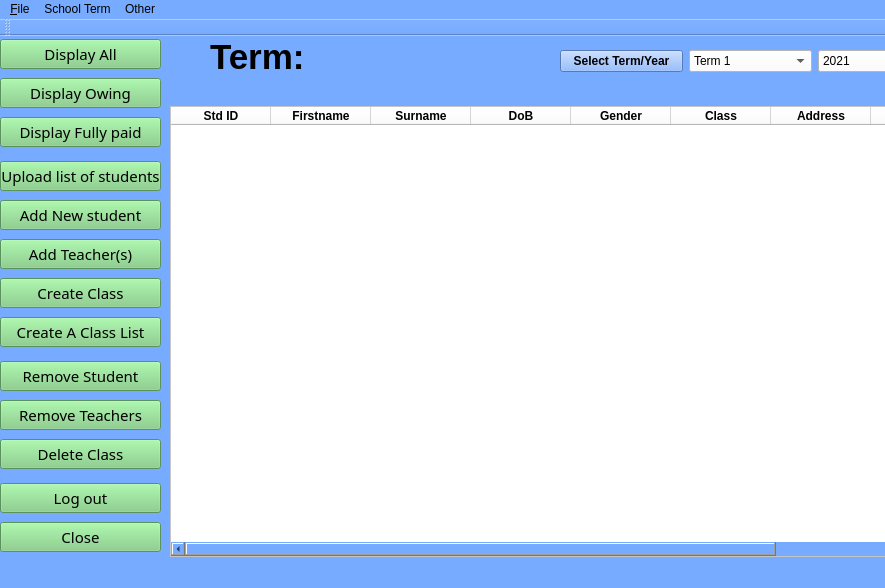
<?xml version="1.0" encoding="UTF-8"?>
<ui version="4.0">
 <class>MainWindow</class>
 <widget class="QMainWindow" name="MainWindow">
  <property name="geometry">
   <rect>
    <x>0</x>
    <y>0</y>
    <width>885</width>
    <height>588</height>
   </rect>
  </property>
  <property name="windowTitle">
   <string>Student Management System</string>
  </property>
  <property name="styleSheet">
   <string notr="true">background-color: rgb(119, 171, 255);</string>
  </property>
  <widget class="QWidget" name="centralwidget">
   <widget class="QLabel" name="label_Term">
    <property name="geometry">
     <rect>
      <x>210</x>
      <y>0</y>
      <width>241</width>
      <height>41</height>
     </rect>
    </property>
    <property name="font">
     <font>
      <pointsize>26</pointsize>
      <weight>75</weight>
      <bold>true</bold>
     </font>
    </property>
    <property name="styleSheet">
     <string notr="true">background-color: rgb(119, 171, 255);</string>
    </property>
    <property name="text">
     <string>Term: </string>
    </property>
   </widget>
   <widget class="QFrame" name="frame">
    <property name="geometry">
     <rect>
      <x>0</x>
      <y>0</y>
      <width>161</width>
      <height>541</height>
     </rect>
    </property>
    <property name="font">
     <font>
      <family>MS PGothic</family>
      <pointsize>11</pointsize>
      <weight>50</weight>
      <bold>false</bold>
     </font>
    </property>
    <property name="styleSheet">
     <string notr="true">background-color: rgb(119, 171, 255);</string>
    </property>
    <property name="frameShape">
     <enum>QFrame::HLine</enum>
    </property>
    <property name="frameShadow">
     <enum>QFrame::Raised</enum>
    </property>
    <widget class="QWidget" name="verticalLayoutWidget">
     <property name="geometry">
      <rect>
       <x>0</x>
       <y>0</y>
       <width>161</width>
       <height>521</height>
      </rect>
     </property>
     <layout class="QVBoxLayout" name="verticalLayout">
      <item>
       <widget class="QPushButton" name="dsp_All_Butoon">
        <property name="font">
         <font>
          <family>MS PGothic</family>
          <pointsize>11</pointsize>
          <weight>50</weight>
          <bold>false</bold>
         </font>
        </property>
        <property name="styleSheet">
         <string notr="true">background-color: rgb(125, 205, 127);
</string>
        </property>
        <property name="text">
         <string>Display All</string>
        </property>
       </widget>
      </item>
      <item>
       <widget class="QPushButton" name="dsp_owe_Button">
        <property name="font">
         <font>
          <family>MS PGothic</family>
          <pointsize>11</pointsize>
          <weight>50</weight>
          <bold>false</bold>
         </font>
        </property>
        <property name="styleSheet">
         <string>background-color: rgb(125, 205, 127);
selection-background-color: rgb(255, 255, 255);</string>
        </property>
        <property name="text">
         <string>Display Owing</string>
        </property>
       </widget>
      </item>
      <item>
       <widget class="QPushButton" name="dsp_full_Button">
        <property name="font">
         <font>
          <family>MS PGothic</family>
          <pointsize>11</pointsize>
          <weight>50</weight>
          <bold>false</bold>
         </font>
        </property>
        <property name="styleSheet">
         <string>background-color: rgb(125, 205, 127);
selection-background-color: rgb(255, 255, 255);</string>
        </property>
        <property name="text">
         <string>Display Fully paid</string>
        </property>
       </widget>
      </item>
      <item>
       <spacer name="horizontalSpacer">
        <property name="orientation">
         <enum>Qt::Horizontal</enum>
        </property>
        <property name="sizeType">
         <enum>QSizePolicy::Expanding</enum>
        </property>
        <property name="sizeHint" stdset="0">
         <size>
          <width>40</width>
          <height>5</height>
         </size>
        </property>
       </spacer>
      </item>
      <item>
       <widget class="QPushButton" name="new_std_Button_2">
        <property name="font">
         <font>
          <family>MS PGothic</family>
          <pointsize>11</pointsize>
          <weight>50</weight>
          <bold>false</bold>
         </font>
        </property>
        <property name="styleSheet">
         <string>background-color: rgb(125, 205, 127);
selection-background-color: rgb(255, 255, 255);</string>
        </property>
        <property name="text">
         <string>Upload list of students</string>
        </property>
       </widget>
      </item>
      <item>
       <widget class="QPushButton" name="new_std_Button">
        <property name="font">
         <font>
          <family>MS PGothic</family>
          <pointsize>11</pointsize>
          <weight>50</weight>
          <bold>false</bold>
         </font>
        </property>
        <property name="styleSheet">
         <string>background-color: rgb(125, 205, 127);
selection-background-color: rgb(255, 255, 255);</string>
        </property>
        <property name="text">
         <string>Add New student</string>
        </property>
       </widget>
      </item>
      <item>
       <widget class="QPushButton" name="add_tr_Button">
        <property name="font">
         <font>
          <family>MS PGothic</family>
          <pointsize>11</pointsize>
          <weight>50</weight>
          <bold>false</bold>
         </font>
        </property>
        <property name="styleSheet">
         <string>background-color: rgb(125, 205, 127);
selection-background-color: rgb(255, 255, 255);</string>
        </property>
        <property name="text">
         <string>Add Teacher(s)</string>
        </property>
       </widget>
      </item>
      <item>
       <widget class="QPushButton" name="create_class_Button">
        <property name="font">
         <font>
          <family>MS PGothic</family>
          <pointsize>11</pointsize>
          <weight>50</weight>
          <bold>false</bold>
         </font>
        </property>
        <property name="styleSheet">
         <string>background-color: rgb(125, 205, 127);
selection-background-color: rgb(255, 255, 255);</string>
        </property>
        <property name="text">
         <string>Create Class</string>
        </property>
       </widget>
      </item>
      <item>
       <widget class="QPushButton" name="create_list_button">
        <property name="font">
         <font>
          <family>MS PGothic</family>
          <pointsize>11</pointsize>
          <weight>50</weight>
          <bold>false</bold>
         </font>
        </property>
        <property name="styleSheet">
         <string>background-color: rgb(125, 205, 127);
selection-background-color: rgb(255, 255, 255);</string>
        </property>
        <property name="text">
         <string>Create A Class List</string>
        </property>
       </widget>
      </item>
      <item>
       <spacer name="horizontalSpacer_2">
        <property name="orientation">
         <enum>Qt::Horizontal</enum>
        </property>
        <property name="sizeType">
         <enum>QSizePolicy::Minimum</enum>
        </property>
        <property name="sizeHint" stdset="0">
         <size>
          <width>40</width>
          <height>5</height>
         </size>
        </property>
       </spacer>
      </item>
      <item>
       <widget class="QPushButton" name="rmv_std_Button">
        <property name="font">
         <font>
          <family>MS PGothic</family>
          <pointsize>11</pointsize>
          <weight>50</weight>
          <bold>false</bold>
         </font>
        </property>
        <property name="styleSheet">
         <string>background-color: rgb(125, 205, 127);
selection-background-color: rgb(255, 255, 255);</string>
        </property>
        <property name="text">
         <string>Remove Student</string>
        </property>
       </widget>
      </item>
      <item>
       <widget class="QPushButton" name="rmv_tr_Button">
        <property name="font">
         <font>
          <family>MS PGothic</family>
          <pointsize>11</pointsize>
          <weight>50</weight>
          <bold>false</bold>
         </font>
        </property>
        <property name="styleSheet">
         <string>background-color: rgb(125, 205, 127);
selection-background-color: rgb(255, 255, 255);</string>
        </property>
        <property name="text">
         <string>Remove Teachers</string>
        </property>
       </widget>
      </item>
      <item>
       <widget class="QPushButton" name="delete_class_Button">
        <property name="font">
         <font>
          <family>MS PGothic</family>
          <pointsize>11</pointsize>
          <weight>50</weight>
          <bold>false</bold>
         </font>
        </property>
        <property name="styleSheet">
         <string>background-color: rgb(125, 205, 127);
selection-background-color: rgb(255, 255, 255);</string>
        </property>
        <property name="text">
         <string>Delete Class</string>
        </property>
       </widget>
      </item>
      <item>
       <spacer name="horizontalSpacer_3">
        <property name="orientation">
         <enum>Qt::Horizontal</enum>
        </property>
        <property name="sizeType">
         <enum>QSizePolicy::Minimum</enum>
        </property>
        <property name="sizeHint" stdset="0">
         <size>
          <width>40</width>
          <height>5</height>
         </size>
        </property>
       </spacer>
      </item>
      <item>
       <widget class="QPushButton" name="exit_Button_2">
        <property name="font">
         <font>
          <family>MS PGothic</family>
          <pointsize>11</pointsize>
          <weight>50</weight>
          <bold>false</bold>
         </font>
        </property>
        <property name="styleSheet">
         <string>background-color: rgb(125, 205, 127);
selection-background-color: rgb(255, 255, 255);</string>
        </property>
        <property name="text">
         <string>Log out</string>
        </property>
       </widget>
      </item>
      <item>
       <widget class="QPushButton" name="exit_Button">
        <property name="font">
         <font>
          <family>MS PGothic</family>
          <pointsize>11</pointsize>
          <weight>50</weight>
          <bold>false</bold>
         </font>
        </property>
        <property name="styleSheet">
         <string>background-color: rgb(125, 205, 127);
selection-background-color: rgb(255, 255, 255);</string>
        </property>
        <property name="text">
         <string>Close</string>
        </property>
       </widget>
      </item>
     </layout>
    </widget>
   </widget>
   <widget class="QTableWidget" name="tableWidget">
    <property name="geometry">
     <rect>
      <x>170</x>
      <y>70</y>
      <width>791</width>
      <height>451</height>
     </rect>
    </property>
    <property name="focusPolicy">
     <enum>Qt::StrongFocus</enum>
    </property>
    <property name="styleSheet">
     <string notr="true">background-color: rgb(255, 255, 255);</string>
    </property>
    <property name="sizeAdjustPolicy">
     <enum>QAbstractScrollArea::AdjustToContents</enum>
    </property>
    <column>
     <property name="text">
      <string>Std ID</string>
     </property>
     <property name="font">
      <font>
       <weight>75</weight>
       <bold>true</bold>
      </font>
     </property>
     <property name="background">
      <color>
       <red>181</red>
       <green>181</green>
       <blue>181</blue>
      </color>
     </property>
    </column>
    <column>
     <property name="text">
      <string>Firstname</string>
     </property>
     <property name="font">
      <font>
       <weight>75</weight>
       <bold>true</bold>
      </font>
     </property>
    </column>
    <column>
     <property name="text">
      <string>Surname</string>
     </property>
     <property name="font">
      <font>
       <weight>75</weight>
       <bold>true</bold>
      </font>
     </property>
    </column>
    <column>
     <property name="text">
      <string>DoB</string>
     </property>
     <property name="font">
      <font>
       <weight>75</weight>
       <bold>true</bold>
      </font>
     </property>
    </column>
    <column>
     <property name="text">
      <string>Gender</string>
     </property>
     <property name="font">
      <font>
       <weight>75</weight>
       <bold>true</bold>
      </font>
     </property>
    </column>
    <column>
     <property name="text">
      <string>Class</string>
     </property>
     <property name="font">
      <font>
       <weight>75</weight>
       <bold>true</bold>
      </font>
     </property>
    </column>
    <column>
     <property name="text">
      <string>Address</string>
     </property>
     <property name="font">
      <font>
       <weight>75</weight>
       <bold>true</bold>
       <kerning>true</kerning>
      </font>
     </property>
    </column>
    <column>
     <property name="text">
      <string>Mobile</string>
     </property>
     <property name="font">
      <font>
       <weight>75</weight>
       <bold>true</bold>
      </font>
     </property>
    </column>
    <column>
     <property name="text">
      <string>Account status</string>
     </property>
     <property name="font">
      <font>
       <weight>75</weight>
       <bold>true</bold>
      </font>
     </property>
    </column>
   </widget>
   <widget class="QWidget" name="horizontalLayoutWidget_2">
    <property name="geometry">
     <rect>
      <x>560</x>
      <y>0</y>
      <width>381</width>
      <height>51</height>
     </rect>
    </property>
    <layout class="QHBoxLayout" name="horizontalLayout_2">
     <item>
      <widget class="QPushButton" name="pushButton_2">
       <property name="font">
        <font>
         <weight>75</weight>
         <bold>true</bold>
        </font>
       </property>
       <property name="text">
        <string>Select Term/Year</string>
       </property>
      </widget>
     </item>
     <item>
      <widget class="QComboBox" name="Term_combo_box">
       <property name="styleSheet">
        <string notr="true">background-color: rgb(255, 255, 255);</string>
       </property>
       <item>
        <property name="text">
         <string>Term 1</string>
        </property>
       </item>
       <item>
        <property name="text">
         <string>Term 2</string>
        </property>
       </item>
       <item>
        <property name="text">
         <string>Term 3</string>
        </property>
       </item>
      </widget>
     </item>
     <item>
      <widget class="QComboBox" name="year_combo">
       <property name="styleSheet">
        <string notr="true">background-color: rgb(255, 255, 255);</string>
       </property>
       <item>
        <property name="text">
         <string>2021</string>
        </property>
       </item>
       <item>
        <property name="text">
         <string>2022</string>
        </property>
       </item>
       <item>
        <property name="text">
         <string>2023</string>
        </property>
       </item>
      </widget>
     </item>
    </layout>
   </widget>
  </widget>
  <widget class="QStatusBar" name="statusbar"/>
  <widget class="QMenuBar" name="menubar">
   <property name="geometry">
    <rect>
     <x>0</x>
     <y>0</y>
     <width>885</width>
     <height>21</height>
    </rect>
   </property>
   <widget class="QMenu" name="menu_File">
    <property name="title">
     <string>&amp;File</string>
    </property>
    <widget class="QMenu" name="menuManage_Accounts">
     <property name="title">
      <string>Manage Accounts</string>
     </property>
     <addaction name="actionAdd"/>
     <addaction name="separator"/>
     <addaction name="actionUpdate"/>
     <addaction name="separator"/>
     <addaction name="actionRemove"/>
     <addaction name="separator"/>
    </widget>
    <widget class="QMenu" name="menuManage_Classrooms">
     <property name="title">
      <string>Manage Classrooms</string>
     </property>
     <addaction name="actionCreate_New_Class"/>
     <addaction name="separator"/>
     <addaction name="actionAdd_Student"/>
     <addaction name="separator"/>
     <addaction name="actionAdd_Teacher_s"/>
     <addaction name="separator"/>
     <addaction name="actionDisplay"/>
     <addaction name="separator"/>
    </widget>
    <addaction name="separator"/>
    <addaction name="menuManage_Accounts"/>
    <addaction name="separator"/>
    <addaction name="menuManage_Classrooms"/>
    <addaction name="separator"/>
    <addaction name="actionAdd_user"/>
    <addaction name="separator"/>
    <addaction name="actionLogout"/>
    <addaction name="separator"/>
    <addaction name="actionChange_password"/>
    <addaction name="separator"/>
    <addaction name="action_Close"/>
   </widget>
   <widget class="QMenu" name="menuSchool_Term">
    <property name="title">
     <string>School Term</string>
    </property>
    <addaction name="actionTerm_1"/>
    <addaction name="separator"/>
    <addaction name="actionTerm_2"/>
    <addaction name="separator"/>
    <addaction name="actionTerm_3"/>
    <addaction name="separator"/>
   </widget>
   <widget class="QMenu" name="menuOther">
    <property name="title">
     <string>Other</string>
    </property>
    <addaction name="actionCreate_sports_houses"/>
    <addaction name="separator"/>
    <addaction name="actionGeneratesports_house_list"/>
    <addaction name="separator"/>
    <addaction name="actionBackup_database"/>
   </widget>
   <addaction name="menu_File"/>
   <addaction name="menuSchool_Term"/>
   <addaction name="menuOther"/>
  </widget>
  <widget class="QToolBar" name="toolBar">
   <property name="windowTitle">
    <string>toolBar</string>
   </property>
   <attribute name="toolBarArea">
    <enum>TopToolBarArea</enum>
   </attribute>
   <attribute name="toolBarBreak">
    <bool>false</bool>
   </attribute>
  </widget>
  <action name="action_Close">
   <property name="text">
    <string>Exit</string>
   </property>
  </action>
  <action name="actionAdd_user">
   <property name="text">
    <string>Add user</string>
   </property>
  </action>
  <action name="actionTerm_1">
   <property name="text">
    <string>Term 1</string>
   </property>
   <property name="font">
    <font>
     <pointsize>14</pointsize>
    </font>
   </property>
  </action>
  <action name="actionTerm_2">
   <property name="text">
    <string>Term 2</string>
   </property>
  </action>
  <action name="actionTerm_3">
   <property name="text">
    <string>Term 3</string>
   </property>
  </action>
  <action name="actionAdd">
   <property name="text">
    <string>Add</string>
   </property>
  </action>
  <action name="actionUpdate">
   <property name="text">
    <string>Update</string>
   </property>
  </action>
  <action name="actionRemove">
   <property name="text">
    <string>Remove</string>
   </property>
  </action>
  <action name="actionAdd_Student">
   <property name="text">
    <string>Add/Remove Student(s)</string>
   </property>
  </action>
  <action name="actionRemove_Student">
   <property name="text">
    <string>Remove Student</string>
   </property>
  </action>
  <action name="actionAdd_Teacher_s">
   <property name="text">
    <string>Add/Remove Teacher(s)</string>
   </property>
  </action>
  <action name="actionDisplay">
   <property name="text">
    <string>Display</string>
   </property>
  </action>
  <action name="actionCreate_New_Class">
   <property name="text">
    <string>Create/Remove Class</string>
   </property>
  </action>
  <action name="actionLogout">
   <property name="text">
    <string>Logout</string>
   </property>
  </action>
  <action name="actionGeneratesports_house_list">
   <property name="text">
    <string>Generate a sports house list</string>
   </property>
  </action>
  <action name="actionCreate_sports_houses">
   <property name="text">
    <string>Create sports houses</string>
   </property>
  </action>
  <action name="actionChange_password">
   <property name="text">
    <string>Change password</string>
   </property>
  </action>
  <action name="actionBackup_database">
   <property name="text">
    <string>Backup database</string>
   </property>
  </action>
 </widget>
 <resources/>
 <connections/>
</ui>
